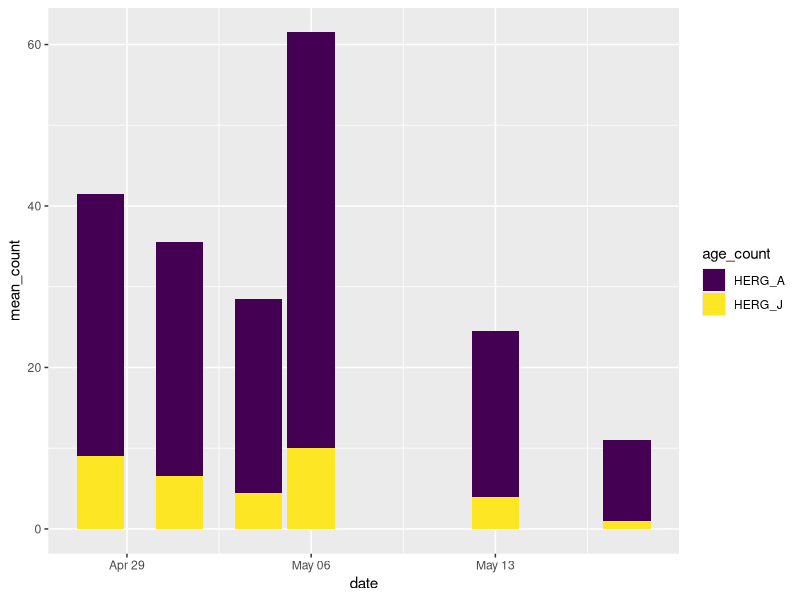
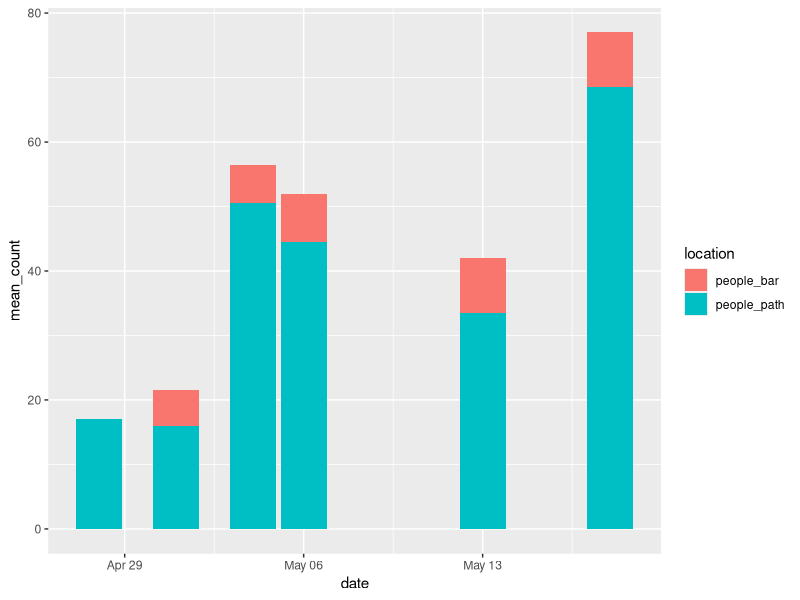
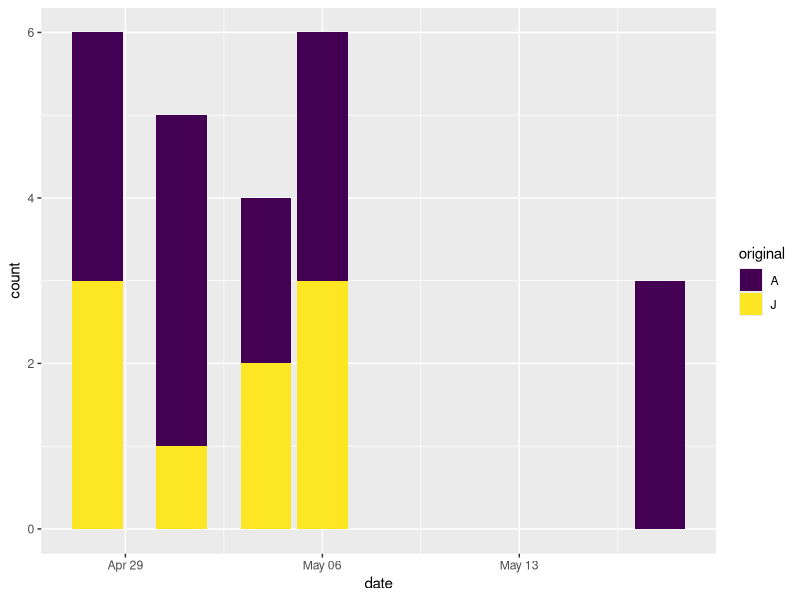
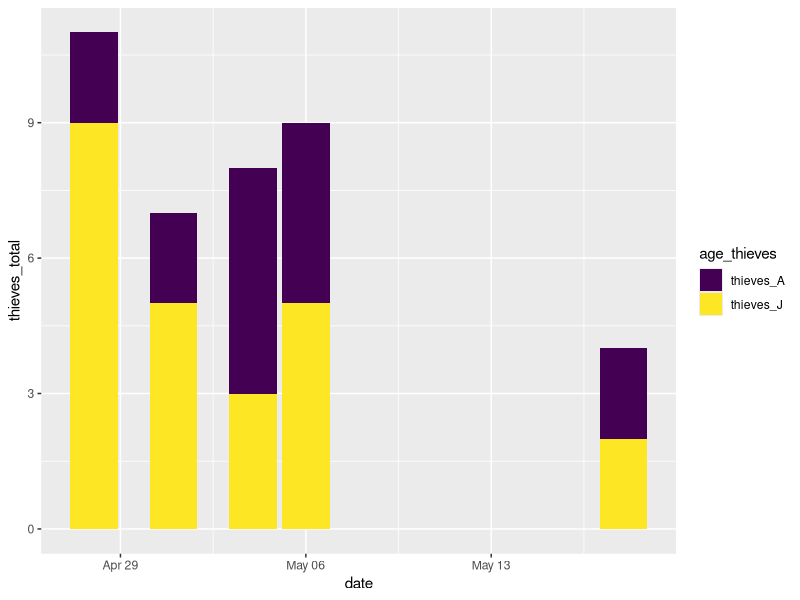
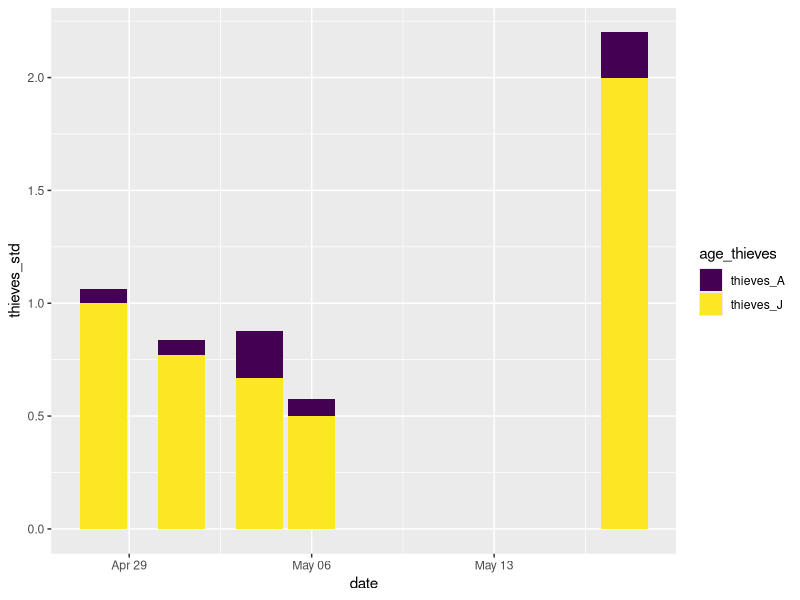

These figures' R source, in order:
## ---- chunk 1
knitr::opts_chunk$set(echo = TRUE)
## ---- chunk 2
library(tidyverse)
library(readxl)
library(lubridate)
library(data.table)
## ---- chunk 3
HERG_environment <- read_xlsx("data/thievingHERGnotes.xlsx", sheet = "environment")
HERG_observations <- read_xlsx("data/thievingHERGnotes.xlsx", sheet = "observations")
## ---- chunk 4
HERG_environment <- HERG_environment %>%
  separate(col = time, into = c("dateWRONG","time"), sep = " ", convert = TRUE) %>%
  mutate(dateWRONG = NULL) %>%
  unite(datetime, c(date, time), sep = " ") %>%
  mutate(datetime, ymd_hms(datetime)) %>%
  mutate(datetime = NULL) %>%
  rename(datetime = `ymd_hms(datetime)`) %>%
  relocate(datetime, .before = temp)
## ---- chunk 5
HERG_environment <- HERG_environment %>%
  mutate(people_path = na_if(people_path, "not_taken")) %>%
  mutate(people_path = as.numeric(people_path)) %>%
  mutate(people_bar = na_if(people_bar, "not_taken")) %>%
  mutate(people_bar = as.numeric(people_bar)) %>%
  mutate(date = as.Date(datetime)) %>%
  mutate(time = as.ITime(datetime))
## ---- chunk 6
HERG_observations <- HERG_observations %>%
  separate(col = time, into = c("dateWRONG","time"), sep = " ", convert = TRUE) %>%
  mutate(dateWRONG = NULL) %>%
  unite(datetime, c(date, time), sep = " ") %>%
  mutate(datetime, ymd_hms(datetime)) %>%
  mutate(datetime = NULL) %>%
  rename(datetime = `ymd_hms(datetime)`) %>%
  relocate(datetime, .before = original) %>%
  mutate(date = as.Date(datetime)) %>%
  mutate(time = as.ITime(datetime))

HERG_observations <- HERG_observations %>%
  mutate(thief = na_if(thief, "none"),
         drop_ht_1 = na_if(drop_ht_1, "none"),
         drop_ht_2 = na_if(drop_ht_2, "none"),
         drop_ht_3 = na_if(drop_ht_3, "none"),
         drop_ht_4 = na_if(drop_ht_4, "none"),
         substrate_1 = na_if(substrate_1, "none"),
         substrate_2 = na_if(substrate_2, "none"),
         substrate_3 = na_if(substrate_3, "none"),
         substrate_4 = na_if(substrate_4, "none"),
         distance_a = na_if(distance_a, "none"),
         distance_b = na_if(distance_b, "none"),
         distance_c = na_if(distance_c, "none"))
## ---- chunk 7
HERG_counts <- HERG_environment %>%
  select(date, time, HERG_A, HERG_J) %>%
  pivot_longer(., cols = c(HERG_A, HERG_J),
               names_to = "age_count",
               values_to = "count") %>%
  group_by(date, age_count) %>%
  summarise(mean_count = mean(count))

HERG_counts %>%
  ggplot(mapping = aes(date, mean_count, fill = age_count)) +
  geom_col()+
  scale_fill_viridis_d()
## ---- chunk 8
HERG_environment %>%
  select(date, time, people_path, people_bar) %>%
  pivot_longer(., cols = c(people_path, people_bar),
               names_to = "location",
               values_to = "count") %>%
  group_by(date, location) %>%
  summarise(mean_count = mean(count, na.rm = TRUE)) %>%
  ggplot(mapping = aes(date, mean_count, fill = location)) +
  geom_col()
## ---- chunk 9
HERG_observations %>%
  filter(thieves_A + thieves_J > 0) %>%
  group_by(date) %>%
  ggplot(mapping = aes(date, fill = original)) +
  geom_bar() +
  scale_fill_viridis_d()
## ---- chunk 10
HERG_observations %>%
  filter(thieves_A + thieves_J > 0) %>%
  pivot_longer(., cols = c(thieves_A, thieves_J),
               names_to = "age_thieves",
               values_to = "thieves_total") %>%
  group_by(date) %>%
  ggplot(mapping = aes(date, thieves_total, fill = age_thieves)) +
  geom_col() +
  scale_fill_viridis_d()
## ---- chunk 11
HERG_observations %>%
  left_join(HERG_counts) %>%
  filter(thieves_A + thieves_J > 0) %>%
  pivot_longer(., cols = c(thieves_A, thieves_J),
               names_to = "age_thieves",
               values_to = "thieves") %>%
  filter(age_count == "HERG_A" & age_thieves == "thieves_A" |
           age_count == "HERG_J" & age_thieves == "thieves_J") %>%
  group_by(date, age_thieves) %>%
  summarise(thieves_std = thieves/mean_count) %>%
  ggplot(mapping = aes(date, thieves_std, fill = age_thieves)) +
  geom_col() +
  scale_fill_viridis_d()
